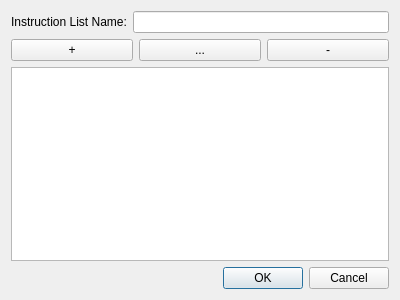
<?xml version="1.0" encoding="UTF-8"?>
<ui version="4.0">
 <class>InstructionListFileEditorDialog</class>
 <widget class="QDialog" name="InstructionListFileEditorDialog">
  <property name="geometry">
   <rect>
    <x>0</x>
    <y>0</y>
    <width>400</width>
    <height>300</height>
   </rect>
  </property>
  <property name="windowTitle">
   <string>Dialog</string>
  </property>
  <layout class="QVBoxLayout" name="verticalLayout">
   <item>
    <layout class="QHBoxLayout" name="horizontalLayout_2">
     <item>
      <widget class="QLabel" name="label">
       <property name="text">
        <string>Instruction List Name:</string>
       </property>
      </widget>
     </item>
     <item>
      <widget class="QLineEdit" name="instructionListNameLineEdit"/>
     </item>
    </layout>
   </item>
   <item>
    <layout class="QHBoxLayout" name="horizontalLayout">
     <item>
      <widget class="QPushButton" name="addInstructionPushButton">
       <property name="text">
        <string>+</string>
       </property>
      </widget>
     </item>
     <item>
      <widget class="QPushButton" name="editInstructionPushButton">
       <property name="text">
        <string>...</string>
       </property>
      </widget>
     </item>
     <item>
      <widget class="QPushButton" name="removeInstructionPushButton">
       <property name="text">
        <string>-</string>
       </property>
      </widget>
     </item>
    </layout>
   </item>
   <item>
    <widget class="QTableWidget" name="instrucitonTableWidget">
     <attribute name="horizontalHeaderVisible">
      <bool>false</bool>
     </attribute>
     <attribute name="verticalHeaderVisible">
      <bool>false</bool>
     </attribute>
    </widget>
   </item>
   <item>
    <widget class="QDialogButtonBox" name="buttonBox">
     <property name="orientation">
      <enum>Qt::Horizontal</enum>
     </property>
     <property name="standardButtons">
      <set>QDialogButtonBox::Cancel|QDialogButtonBox::Ok</set>
     </property>
    </widget>
   </item>
  </layout>
 </widget>
 <resources/>
 <connections>
  <connection>
   <sender>buttonBox</sender>
   <signal>accepted()</signal>
   <receiver>InstructionListFileEditorDialog</receiver>
   <slot>accept()</slot>
   <hints>
    <hint type="sourcelabel">
     <x>248</x>
     <y>254</y>
    </hint>
    <hint type="destinationlabel">
     <x>157</x>
     <y>274</y>
    </hint>
   </hints>
  </connection>
  <connection>
   <sender>buttonBox</sender>
   <signal>rejected()</signal>
   <receiver>InstructionListFileEditorDialog</receiver>
   <slot>reject()</slot>
   <hints>
    <hint type="sourcelabel">
     <x>316</x>
     <y>260</y>
    </hint>
    <hint type="destinationlabel">
     <x>286</x>
     <y>274</y>
    </hint>
   </hints>
  </connection>
 </connections>
</ui>
